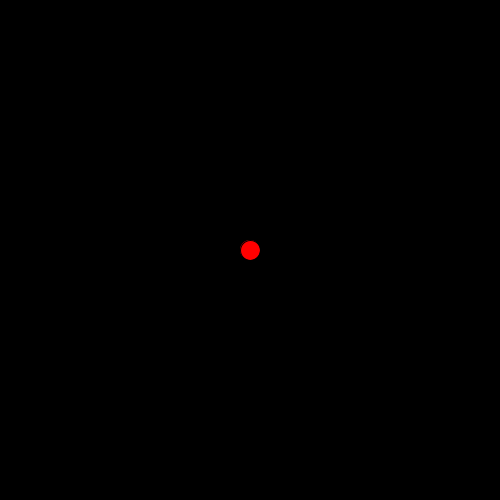
Frame 1 (no input)
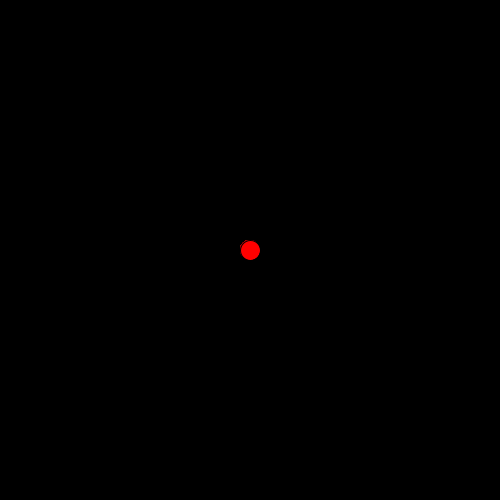
Frame 60 (the mouse pressed at the canvas centre just before this capture)
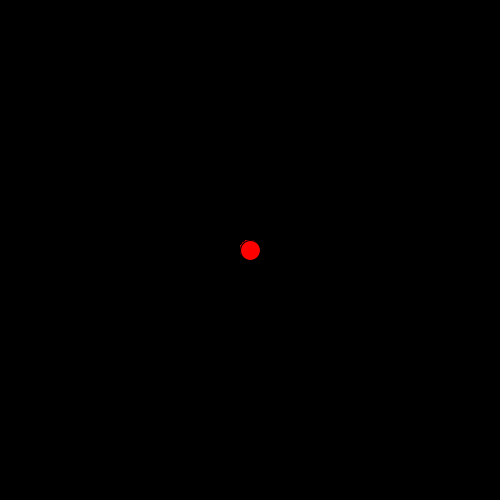
Frame 120 (the mouse held since frame 60 and released just before this capture)

The Processing sketch that drew these frames (run headless with seeded random() and noise(); from frame 60 on, the mouse is pressed at the canvas centre):

// Processing sketch: processing_38474
// ── processing_38474.pde

//Nathan Aaronson
//This code shows a random number of
//rectangles with random widths and heights
//organized around a circle
//This was inspired by my parti for studio
//which uses the same scheme except
//with a semicircle

void setup () {
size(500,500);
background(0);
}

void draw () {
smooth();
fill(255,0,0);
ellipse(width/2,height/2,20,20);
}

void mouseClicked () {
  background(0);
  int radius = 150;

translate(width/2, height/2);  //move origin to the center

for(int x = 0; x < 360; x+=random(5,50)){
  pushMatrix();   //new coordinate system
    rotate(radians(x));    //rotate the origin
    translate(radius,0);   //move the origin to the radius
    fill(255,150);
    rectMode(CENTER);
    rect(0,0,random(100,150),random(25,75));  //draw the random rectangles
  popMatrix();    //reset the coordinate system
}
}
